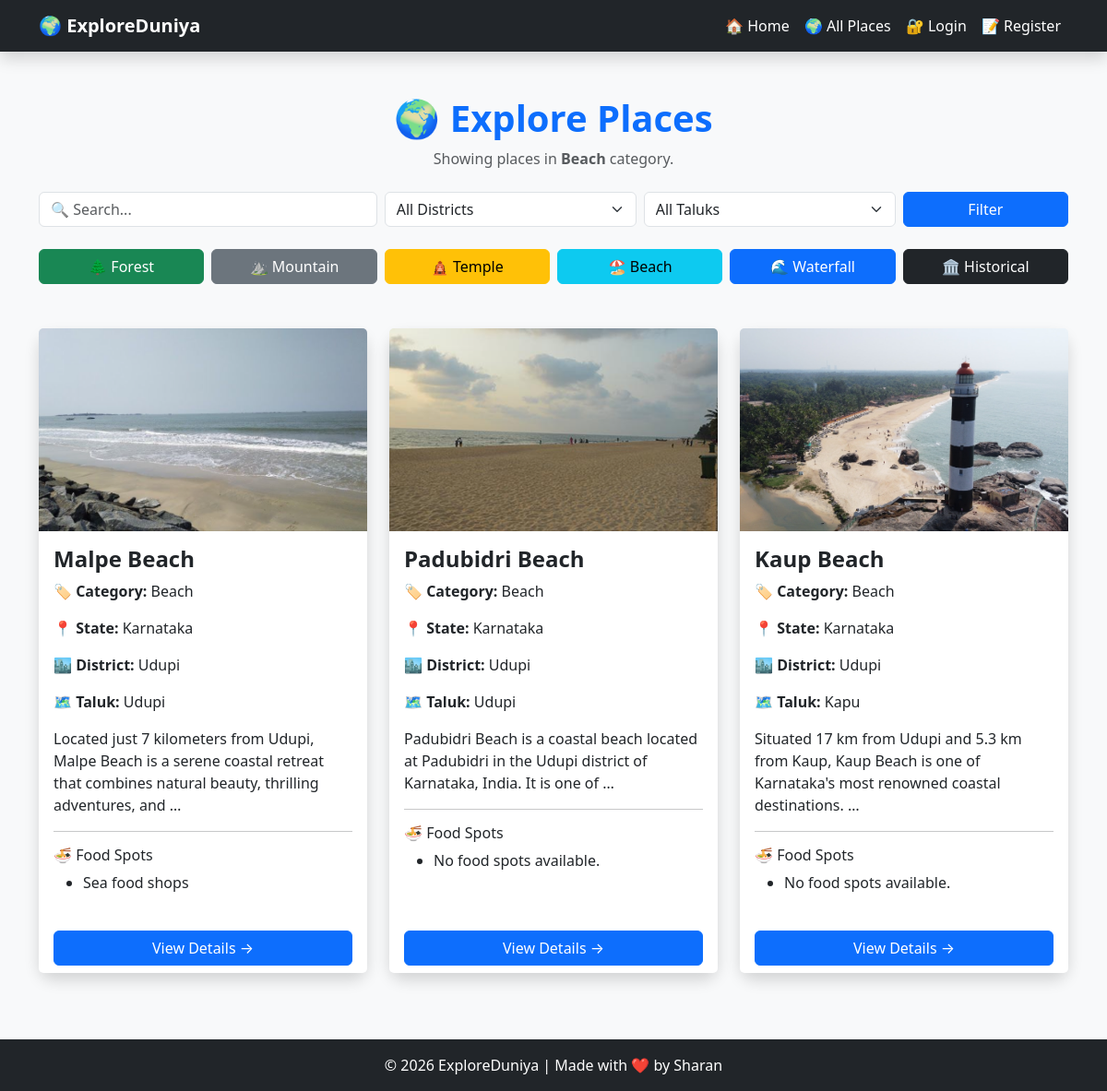
Page /places/category/Beach/ on the committed database.
### places/models.py (models this page shows, shortened)
class Place(models.Model):
    CATEGORY_CHOICES = [
        ("Forest", "Forest"),
        ("Mountain", "Mountain"),
        ("Temple", "Temple"),
        ("Beach", "Beach"),
        ("Waterfall", "Waterfall"),
        ("Historical", "Historical"),
        ("Food", "Food Destination"),
    ]
    name = models.CharField(max_length=100)
    state = models.CharField(max_length=100)
    district = models.CharField(
        max_length=100,
        blank=True,
        default=""
    )
    taluk = models.CharField(
        max_length=100,
        blank=True,
        default=""
    )
    description = models.TextField()
    category = models.CharField(
        max_length=50,
        choices=CATEGORY_CHOICES,
        default="Forest"
    )
    image = models.ImageField(
        upload_to="places/",
        blank=True,
        null=True
    )

class FoodSpot(models.Model):
    place = models.ForeignKey(
        Place,
        on_delete=models.CASCADE
    )
    name = models.CharField(max_length=100)
    special_food = models.CharField(max_length=100)
    price = models.IntegerField()

### places/views.py (the view)
def category_places(request, category):
    places = Place.objects.filter(category=category)
    return render(
        request,
        "places/place_list.html",
        {
            "places": places,
            "category": category,
        },
    )

### places/templates/places/place_list.html (shortened to what this page needs)
<!DOCTYPE html>
<html lang="en">
<head>
    <link href="https://cdn.jsdelivr.net/npm/bootstrap@5.3.7/dist/css/bootstrap.min.css" rel="stylesheet">
</head>
<body>
<nav class="navbar navbar-expand-lg navbar-dark bg-dark shadow">
    <div class="container">
        <a class="navbar-brand fw-bold" href="/">
            🌍 ExploreDuniya
        </a>
        <div class="navbar-nav ms-auto align-items-center">
            <a class="nav-link text-white" href="/">
                🏠 Home
            </a>
            <a class="nav-link text-white" href="/places/">
                🌍 All Places
            </a>
            {% if user.is_authenticated %}
                <a class="nav-link text-warning fw-bold" href="/suggest-place/">
                    ➕ Suggest a Place
                </a>
                <span class="nav-link text-info">
                    👋 {{ user.username }}
                </span>
                <form action="/accounts/logout/" method="post" class="ms-2">
                    {% csrf_token %}
                    <button class="btn btn-sm btn-danger" type="submit">
                        🚪 Logout
                    </button>
                </form>
            {% else %}
                <a class="nav-link text-white" href="/accounts/login/">
                    🔐 Login
                </a>
                <a class="nav-link text-white" href="/register/">
                    📝 Register
                </a>
            {% endif %}
        </div>
    </div>
</nav>
<div class="container mt-5 mb-4 text-center">
    <h1 class="fw-bold text-primary">
        🌍 Explore Places
    </h1>
    {% if category %}
        <p class="text-muted">
            Showing places in <strong>{{ category }}</strong> category.
        </p>
    {% else %}
        <p class="text-muted">
            Discover amazing destinations across India.
        </p>
    {% endif %}
</div>
<div class="container mb-4">
    <form method="GET">
    <div class="row g-2">
        <div class="col-md-4">
            <input
                type="text"
                name="q"
                class="form-control"
                placeholder="🔍 Search..."
                value="{{ request.GET.q }}"
            >
        </div>
        <div class="col-md-3">
            <select name="district" class="form-select">
                <option value="">All Districts</option>
            </select>
        </div>
        <div class="col-md-3">
            <select name="taluk" class="form-select">
                <option value="">All Taluks</option>
            </select>
        </div>
        <div class="col-md-2">
            <button type="submit" class="btn btn-primary w-100">
                Filter
            </button>
        </div>
    </div>
</form>
</div>
<div class="container mb-5">
    <div class="row g-2">
        <div class="col-md-2">
            <a href="/places/category/Forest/" class="btn btn-success w-100">🌲 Forest</a>
        </div>
        <div class="col-md-2">
            <a href="/places/category/Mountain/" class="btn btn-secondary w-100">⛰️ Mountain</a>
        </div>
        <div class="col-md-2">
            <a href="/places/category/Temple/" class="btn btn-warning w-100">🛕 Temple</a>
        </div>
        <div class="col-md-2">
            <a href="/places/category/Beach/" class="btn btn-info w-100">🏖️ Beach</a>
        </div>
        <div class="col-md-2">
            <a href="/places/category/Waterfall/" class="btn btn-primary w-100">🌊 Waterfall</a>
        </div>
        <div class="col-md-2">
            <a href="/places/category/Historical/" class="btn btn-dark w-100">🏛️ Historical</a>
        </div>
    </div>
</div>
<div class="container">
    <div class="row">
        {% for place in places %}
        <div class="col-md-4 mb-4">
            <div class="card shadow h-100 border-0 rounded-4">
                {% if place.image %}
                    <img
                        src="{{ place.image.url }}"
                        class="card-img-top"
                        alt="{{ place.name }}"
                    >
                {% else %}
                    <div class="bg-light text-center p-5">
                        🏞️ No Image Available
                    </div>
                {% endif %}
                <div class="card-body">
                    <h4 class="fw-bold">
                        {{ place.name }}
                    </h4>
                    <p>
                        <strong>🏷️ Category:</strong>
                        {{ place.category }}
                    </p>
                    <p>
                        <strong>📍 State:</strong>
                        {{ place.state }}
                    </p>
<p>
    <strong>🏙️ District:</strong>
    {{ place.district }}
</p>
<p>
    <strong>🗺️ Taluk:</strong>
    {{ place.taluk }}
</p>
                    <p>
                        {{ place.description|truncatewords:20 }}
                    </p>
                    <hr>
                    <h6>🍜 Food Spots</h6>
                    <ul>
                        {% for food in place.foodspot_set.all %}
                            <li>{{ food.name }}</li>
                        {% empty %}
                            <li>No food spots available.</li>
                        {% endfor %}
                    </ul>
                </div>
                <div class="card-footer bg-white border-0">
                    <a
                        href="/places/{{ place.id }}/"
                        class="btn btn-primary w-100"
                    >
                        View Details →
                    </a>
                </div>
            </div>
        </div>
        {% empty %}
        <div class="col-12">
            <div class="alert alert-warning text-center">
                No places found.
            </div>
        </div>
        {% endfor %}
    </div>
</div>
<footer class="bg-dark text-white text-center py-3 mt-5">
    <div class="container">
        © 2026 ExploreDuniya | Made with ❤️ by Sharan
    </div>
</footer>
</body>
</html>

### places/templates/places/place_list.html (style rules this page uses)
body { background-color: #f8f9fa; }
.card { transition: transform 0.3s ease, box-shadow 0.3s ease; }
.card-img-top { height: 220px; object-fit: cover; }

### rows in the picture
Place: image (picture), name "Malpe Beach", category "Beach", state "Karnataka", district "Udupi", taluk "Udupi", description "Located just 7 kilometers from Udupi, Malpe Beach is a serene coastal retreat that combines natural beauty, thrilling adventures, and …"
FoodSpot: name "Sea food shops"
Place: image (picture), name "Padubidri Beach", category "Beach", state "Karnataka", district "Udupi", taluk "Udupi", description "Padubidri Beach is a coastal beach located at Padubidri in the Udupi district of Karnataka, India. It is one of …"
Place: image (picture), name "Kaup Beach", category "Beach", state "Karnataka", district "Udupi", taluk "Kapu", description "Situated 17 km from Udupi and 5.3 km from Kaup, Kaup Beach is one of Karnataka's most renowned coastal destinations. …"

### other values in the picture
{{ category }} "Beach"
